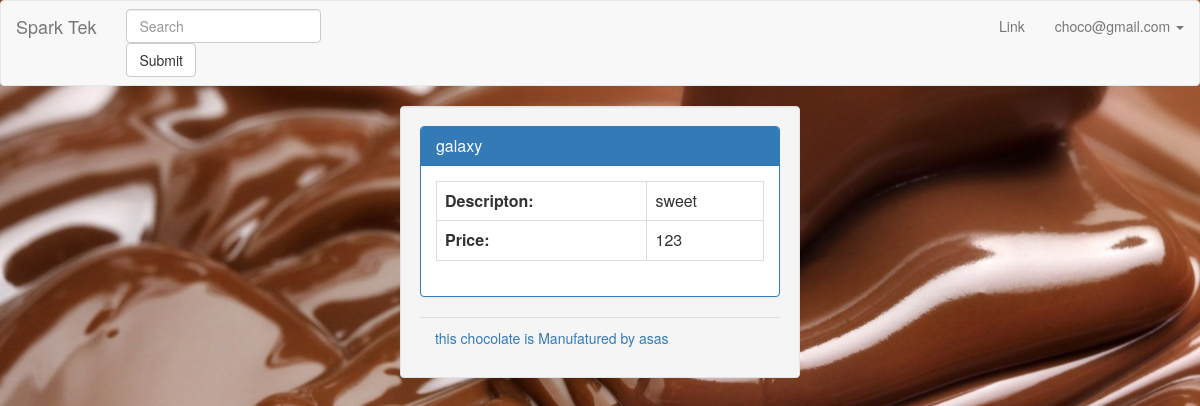
Screenshot of /register/chocolate/info/1/ (signed in) with the database file from the repository.
### registration/models.py (models this page shows, shortened)
class User(AbstractBaseUser):
    user_id = models.AutoField(primary_key=True)
    user_first_name = models.CharField(_('First Name'), max_length=32, blank=True, null=True,
                                  validators=[RegexValidator(regex='^[A-Za-z]*$')])
    user_last_name = models.CharField(_('Last Name'), max_length=32, blank=True, null=True,
                                    validators=[RegexValidator(regex='^[A-Za-z]*$')])
    email = models.EmailField(_('Email'), db_index=True, unique=True)
    user_dob = models.DateField(_('Birth Date'), blank=True, null=True)
    user_gender = models.CharField(_('Gender'), max_length=1, choices=GENDER, blank=True, null=True)
    user_github = models.CharField(_('Github Profile'),max_length=100,blank=True )
    user_linkedin = models.CharField(_('Linkedin Profile'),max_length=100,blank=True )
    user_bio = models.CharField(_('Short Bio'), max_length=1000,blank=True )
    user_occupation = models.CharField(_('Occupation'), max_length=100,blank=True )
    user_nationality = models.CharField(_('Nationality'), max_length=100,blank=True )
    date_joined = models.DateTimeField(auto_now_add=True)
    username = models.CharField(_('username'), max_length=32, blank=False, unique=True)
    is_active = models.BooleanField(default=True)
    is_admin = models.BooleanField(default=False)
    objects = MyUserManager()
    USERNAME_FIELD = 'email'
    REQUIRED_FIELDS = ['username']

class Chocolate(models.Model):
    id = models.AutoField(primary_key=True)
    name = models.CharField(_('Chocolate Name'),max_length=100,blank=True )
    description = models.CharField(_('Chocolate Description'),max_length=1000,blank=True )
    manufacturer = models.CharField(_('Chocolate Manufacturer'),max_length=100,blank=True )
    price = models.IntegerField(_('Chocolate Price'),
                                 validators=[MaxValueValidator(1000), MinValueValidator(0)],
                                 help_text=_('4 digits maximum'), blank=True, null=True)

### registration/views.py (the view)
# urls.py: url( r'^chocolate/info/(?P<choco_id>\d+)/$', ChocolateDetailsView.as_view(), name="chocolate_detail"),
class ChocolateDetailsView(DetailView):
	template_name = "chocolate_detail.html"
	def get_object(self, queryset=None):
		choco_id = self.kwargs['choco_id']
		obj = Chocolate.objects.get(id=choco_id)
		if obj:
			return obj
		else:
			raise Http404("No details Found.")

### registration/templates/chocolate_detail.html (shortened to what this page needs)
{% extends 'base.html' %}
{% load register_extras %}
{% load staticfiles %}
{% block body %}
<body><div class="col-md-4 col-md-offset-4 well">
<div class="panel panel-primary">
<div class="panel-heading">
  <h6 class="panel-title">
{{ object.name }}</h6>
</div>
<div class="panel-body">
    <table class="table table-hover table-bordered table-responsive">
<tr>
 <th>Descripton:</th> <td>{{ object.description }}</td>
</tr><th>Price: </th><td>{{ object.price }}</td>          </table>
</div>
</div>
<div class="panel-footer">this chocolate is Manufatured by {{ object.manufacturer }}</div>
</div>
{% endblock body %}

### registration/templates/navbar.html (shortened to what this page needs)
<nav class="navbar navbar-default">
    <div class="container-fluid">
        <div class="navbar-header">
            <a class="navbar-brand" href="#">Spark Tek</a>
        </div>
        <form class="navbar-form navbar-left" role="search">
            <div class="form- group">
                <input type="text" class="form-control" placeholder="Search">
            </div>
            <button type="submit" class="btn btn-default">Submit</button>
        </form>
        <ul class="nav navbar-nav navbar-right">
            <li><a href="#">Link</a></li>
            <li class="dropdown">
                {% if user.is_anonymous %}
                    <a href="#" class="dropdown-toggle" data-toggle="dropdown" role="button" aria-haspopup="true" aria-expanded="false">Dropdown <span class="caret"></span></a>
                    <ul class="dropdown-menu">
                    <li><a href="{%  url 'register_user' %}">Sign Up</a></li>
                    <li><a href="{% url 'in' %}">Sign In</a></li>
                {% else %}
                    <a href="#" class="dropdown-toggle" data-toggle="dropdown" role="button" aria-haspopup="true" aria-expanded="false">{{ request.user.email }} <span class="caret"></span></a>
                    <ul class="dropdown-menu">
                    <li>
                        <div class="btn-group">
                    <a class="btn-new btn-nav btn-white" data-toggle="dropdown">
                {% endif %}
                </ul>
                </li>
                </ul>
    </div>
</nav>

### rows the page displays
User: user.email "choco@gmail.com"
Chocolate: name "galaxy", description "sweet", price "123", manufacturer "asas"
